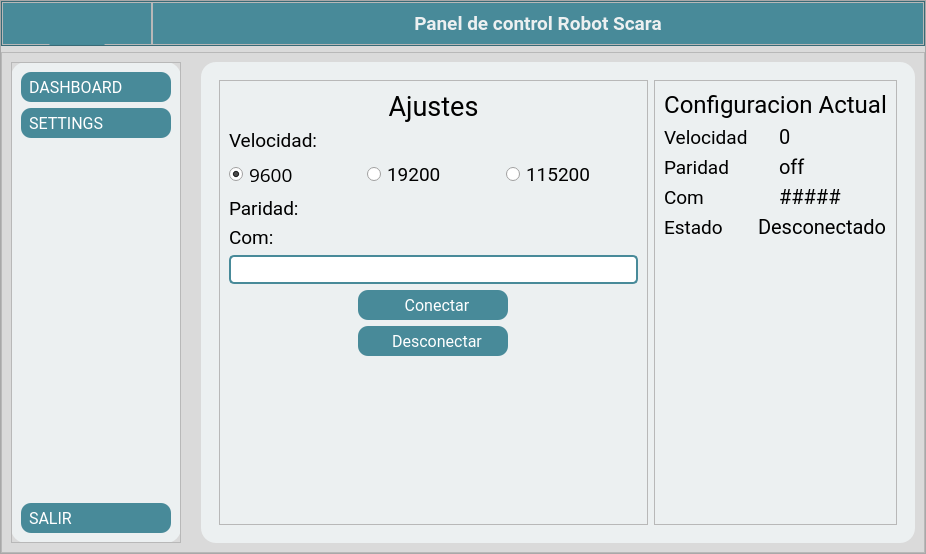
<?xml version="1.0" encoding="UTF-8"?>
<ui version="4.0">
 <class>MainWindow</class>
 <widget class="QMainWindow" name="MainWindow">
  <property name="geometry">
   <rect>
    <x>0</x>
    <y>0</y>
    <width>926</width>
    <height>554</height>
   </rect>
  </property>
  <property name="windowTitle">
   <string>MainWindow</string>
  </property>
  <property name="styleSheet">
   <string notr="true">QPushButton{
border-radius: 10px;
	background-color: rgb(72, 138, 153);
	height:30px;
	color:white;
	font-family: Roboto;
	text-align: left;
	padding-left: 8px;
	font-size: 16px;
}
QPushButton:pressed{
border-radius: 10px;
	background-color: rgb(72, 138, 153);
	height:30px;
	color:white;
	font-family: Roboto;
	background-color: #138D75 ;
}
#Container{
	background-color: #DADADA ;

}
#barTitle{
background-color: rgb(72, 138, 153);
}
#Menu{
background-color: rgb(236, 240, 241);
border-radius:15px;
}
#Body{
background-color: rgb(236, 240, 241);
border-radius:15px;
}
QLabel{
font-family:Roboto;
}
#titulo{
 	color: rgb(236, 240, 241);
	font-size: 19px;
	font-weight: bold;
}
#menuBtn{
	background-color: rgb(72, 138, 153);
	border-radius: 10;

}
#menuBtn::pressed{
	
	background-color: #138D75 ;
}
QTableWidget{

}
QLineEdit{
	border-radius: 5px;
 	border: 2px solid  rgb(72, 138, 153);
}
#conectar{
	text-align: center;
}
#desconectar{
	text-align: center;
}

#homeBtn{
background-color: rgb(219, 174, 88);
text-align:center;
}
#homeBtn:pressed{
border-radius: 10px;
	background-color: rgb(189, 149, 75);
	height:30px;
	color:white;
	font-family: Roboto;
	background-color: #138D75 ;
}

</string>
  </property>
  <widget class="QWidget" name="centralwidget">
   <layout class="QHBoxLayout" name="horizontalLayout_7">
    <property name="spacing">
     <number>0</number>
    </property>
    <property name="leftMargin">
     <number>0</number>
    </property>
    <property name="topMargin">
     <number>0</number>
    </property>
    <property name="rightMargin">
     <number>0</number>
    </property>
    <property name="bottomMargin">
     <number>0</number>
    </property>
    <item>
     <widget class="QFrame" name="Container">
      <property name="frameShape">
       <enum>QFrame::StyledPanel</enum>
      </property>
      <property name="frameShadow">
       <enum>QFrame::Raised</enum>
      </property>
      <layout class="QVBoxLayout" name="verticalLayout_2">
       <property name="leftMargin">
        <number>0</number>
       </property>
       <property name="topMargin">
        <number>0</number>
       </property>
       <property name="rightMargin">
        <number>0</number>
       </property>
       <property name="bottomMargin">
        <number>0</number>
       </property>
       <item>
        <widget class="QFrame" name="barTitle">
         <property name="minimumSize">
          <size>
           <width>0</width>
           <height>45</height>
          </size>
         </property>
         <property name="maximumSize">
          <size>
           <width>16777215</width>
           <height>45</height>
          </size>
         </property>
         <property name="frameShape">
          <enum>QFrame::StyledPanel</enum>
         </property>
         <property name="frameShadow">
          <enum>QFrame::Raised</enum>
         </property>
         <layout class="QHBoxLayout" name="horizontalLayout_2">
          <property name="spacing">
           <number>0</number>
          </property>
          <property name="leftMargin">
           <number>0</number>
          </property>
          <property name="topMargin">
           <number>0</number>
          </property>
          <property name="rightMargin">
           <number>0</number>
          </property>
          <property name="bottomMargin">
           <number>0</number>
          </property>
          <item>
           <widget class="QFrame" name="Home">
            <property name="maximumSize">
             <size>
              <width>150</width>
              <height>16777215</height>
             </size>
            </property>
            <property name="frameShape">
             <enum>QFrame::StyledPanel</enum>
            </property>
            <property name="frameShadow">
             <enum>QFrame::Raised</enum>
            </property>
            <layout class="QHBoxLayout" name="horizontalLayout_6">
             <property name="leftMargin">
              <number>0</number>
             </property>
             <property name="topMargin">
              <number>0</number>
             </property>
             <property name="rightMargin">
              <number>0</number>
             </property>
             <property name="bottomMargin">
              <number>0</number>
             </property>
             <item>
              <widget class="QPushButton" name="menuBtn">
               <property name="minimumSize">
                <size>
                 <width>60</width>
                 <height>45</height>
                </size>
               </property>
               <property name="maximumSize">
                <size>
                 <width>60</width>
                 <height>16777215</height>
                </size>
               </property>
               <property name="text">
                <string/>
               </property>
               <property name="icon">
                <iconset resource="assets.qrc">
                 <normaloff>:/icons/icons/menu.svg</normaloff>:/icons/icons/menu.svg</iconset>
               </property>
               <property name="iconSize">
                <size>
                 <width>35</width>
                 <height>35</height>
                </size>
               </property>
              </widget>
             </item>
            </layout>
           </widget>
          </item>
          <item>
           <widget class="QFrame" name="Title">
            <property name="frameShape">
             <enum>QFrame::StyledPanel</enum>
            </property>
            <property name="frameShadow">
             <enum>QFrame::Raised</enum>
            </property>
            <layout class="QHBoxLayout" name="horizontalLayout_4">
             <property name="spacing">
              <number>0</number>
             </property>
             <property name="leftMargin">
              <number>0</number>
             </property>
             <property name="topMargin">
              <number>0</number>
             </property>
             <property name="rightMargin">
              <number>0</number>
             </property>
             <property name="bottomMargin">
              <number>0</number>
             </property>
             <item>
              <widget class="QLabel" name="titulo">
               <property name="text">
                <string>Panel de control Robot Scara</string>
               </property>
               <property name="alignment">
                <set>Qt::AlignCenter</set>
               </property>
              </widget>
             </item>
            </layout>
           </widget>
          </item>
         </layout>
        </widget>
       </item>
       <item>
        <widget class="QFrame" name="frame_2">
         <property name="frameShape">
          <enum>QFrame::StyledPanel</enum>
         </property>
         <property name="frameShadow">
          <enum>QFrame::Raised</enum>
         </property>
         <layout class="QHBoxLayout" name="horizontalLayout">
          <property name="spacing">
           <number>20</number>
          </property>
          <item>
           <widget class="QFrame" name="Menu">
            <property name="minimumSize">
             <size>
              <width>170</width>
              <height>0</height>
             </size>
            </property>
            <property name="maximumSize">
             <size>
              <width>170</width>
              <height>16777215</height>
             </size>
            </property>
            <property name="frameShape">
             <enum>QFrame::StyledPanel</enum>
            </property>
            <property name="frameShadow">
             <enum>QFrame::Raised</enum>
            </property>
            <layout class="QVBoxLayout" name="verticalLayout_4">
             <property name="spacing">
              <number>0</number>
             </property>
             <property name="leftMargin">
              <number>0</number>
             </property>
             <property name="topMargin">
              <number>0</number>
             </property>
             <property name="rightMargin">
              <number>0</number>
             </property>
             <property name="bottomMargin">
              <number>0</number>
             </property>
             <item>
              <widget class="QFrame" name="frame_3">
               <property name="frameShape">
                <enum>QFrame::StyledPanel</enum>
               </property>
               <property name="frameShadow">
                <enum>QFrame::Raised</enum>
               </property>
               <layout class="QVBoxLayout" name="verticalLayout_7">
                <item>
                 <widget class="QPushButton" name="op1">
                  <property name="text">
                   <string>DASHBOARD</string>
                  </property>
                  <property name="icon">
                   <iconset resource="assets.qrc">
                    <normaloff>:/icons/icons/control.svg</normaloff>:/icons/icons/control.svg</iconset>
                  </property>
                  <property name="iconSize">
                   <size>
                    <width>25</width>
                    <height>25</height>
                   </size>
                  </property>
                 </widget>
                </item>
                <item>
                 <widget class="QPushButton" name="op2">
                  <property name="text">
                   <string>SETTINGS</string>
                  </property>
                  <property name="icon">
                   <iconset resource="assets.qrc">
                    <normaloff>:/icons/icons/settings.svg</normaloff>:/icons/icons/settings.svg</iconset>
                  </property>
                  <property name="iconSize">
                   <size>
                    <width>25</width>
                    <height>25</height>
                   </size>
                  </property>
                 </widget>
                </item>
                <item>
                 <spacer name="verticalSpacer_2">
                  <property name="orientation">
                   <enum>Qt::Vertical</enum>
                  </property>
                  <property name="sizeHint" stdset="0">
                   <size>
                    <width>20</width>
                    <height>40</height>
                   </size>
                  </property>
                 </spacer>
                </item>
                <item>
                 <widget class="QPushButton" name="salir">
                  <property name="text">
                   <string>SALIR</string>
                  </property>
                  <property name="icon">
                   <iconset resource="assets.qrc">
                    <normaloff>:/icons/icons/log-out.svg</normaloff>:/icons/icons/log-out.svg</iconset>
                  </property>
                  <property name="iconSize">
                   <size>
                    <width>25</width>
                    <height>25</height>
                   </size>
                  </property>
                 </widget>
                </item>
               </layout>
              </widget>
             </item>
            </layout>
           </widget>
          </item>
          <item>
           <widget class="QFrame" name="Body">
            <property name="frameShape">
             <enum>QFrame::StyledPanel</enum>
            </property>
            <property name="frameShadow">
             <enum>QFrame::Raised</enum>
            </property>
            <layout class="QHBoxLayout" name="horizontalLayout_3">
             <item>
              <widget class="QStackedWidget" name="stackedWidget">
               <property name="currentIndex">
                <number>0</number>
               </property>
               <widget class="QWidget" name="page2">
                <layout class="QHBoxLayout" name="horizontalLayout_9">
                 <item>
                  <widget class="QFrame" name="frame_7">
                   <property name="frameShape">
                    <enum>QFrame::StyledPanel</enum>
                   </property>
                   <property name="frameShadow">
                    <enum>QFrame::Raised</enum>
                   </property>
                   <layout class="QVBoxLayout" name="verticalLayout_3">
                    <item>
                     <layout class="QVBoxLayout" name="verticalLayout">
                      <item>
                       <widget class="QLabel" name="label_8">
                        <property name="font">
                         <font>
                          <family>Roboto</family>
                          <pointsize>20</pointsize>
                         </font>
                        </property>
                        <property name="text">
                         <string>Ajustes</string>
                        </property>
                        <property name="alignment">
                         <set>Qt::AlignCenter</set>
                        </property>
                       </widget>
                      </item>
                      <item>
                       <widget class="QLabel" name="label_12">
                        <property name="font">
                         <font>
                          <family>Roboto</family>
                          <pointsize>14</pointsize>
                         </font>
                        </property>
                        <property name="text">
                         <string>Velocidad:</string>
                        </property>
                       </widget>
                      </item>
                      <item>
                       <layout class="QHBoxLayout" name="horizontalLayout_15">
                        <item>
                         <widget class="QRadioButton" name="baud1">
                          <property name="font">
                           <font>
                            <family>Open Sans</family>
                            <pointsize>14</pointsize>
                           </font>
                          </property>
                          <property name="text">
                           <string>9600</string>
                          </property>
                          <property name="checked">
                           <bool>true</bool>
                          </property>
                         </widget>
                        </item>
                        <item>
                         <widget class="QRadioButton" name="baud2">
                          <property name="font">
                           <font>
                            <family>Roboto</family>
                            <pointsize>14</pointsize>
                           </font>
                          </property>
                          <property name="text">
                           <string>19200</string>
                          </property>
                         </widget>
                        </item>
                        <item>
                         <widget class="QRadioButton" name="baud3">
                          <property name="font">
                           <font>
                            <family>Roboto</family>
                            <pointsize>14</pointsize>
                           </font>
                          </property>
                          <property name="text">
                           <string>115200</string>
                          </property>
                         </widget>
                        </item>
                       </layout>
                      </item>
                      <item>
                       <widget class="QLabel" name="label_13">
                        <property name="font">
                         <font>
                          <family>Roboto</family>
                          <pointsize>14</pointsize>
                         </font>
                        </property>
                        <property name="text">
                         <string>Paridad:</string>
                        </property>
                       </widget>
                      </item>
                      <item>
                       <layout class="QHBoxLayout" name="paridad_container"/>
                      </item>
                      <item>
                       <widget class="QLabel" name="label_15">
                        <property name="font">
                         <font>
                          <family>Roboto</family>
                          <pointsize>14</pointsize>
                         </font>
                        </property>
                        <property name="text">
                         <string>Com:</string>
                        </property>
                       </widget>
                      </item>
                      <item>
                       <widget class="QLineEdit" name="puerto">
                        <property name="font">
                         <font>
                          <pointsize>14</pointsize>
                         </font>
                        </property>
                       </widget>
                      </item>
                      <item>
                       <layout class="QHBoxLayout" name="horizontalLayout_19">
                        <item>
                         <widget class="QPushButton" name="conectar">
                          <property name="maximumSize">
                           <size>
                            <width>150</width>
                            <height>16777215</height>
                           </size>
                          </property>
                          <property name="text">
                           <string>Conectar</string>
                          </property>
                         </widget>
                        </item>
                       </layout>
                      </item>
                      <item>
                       <layout class="QHBoxLayout" name="horizontalLayout_20">
                        <item>
                         <widget class="QPushButton" name="desconectar">
                          <property name="maximumSize">
                           <size>
                            <width>150</width>
                            <height>16777215</height>
                           </size>
                          </property>
                          <property name="text">
                           <string>Desconectar</string>
                          </property>
                         </widget>
                        </item>
                       </layout>
                      </item>
                      <item>
                       <spacer name="verticalSpacer_4">
                        <property name="orientation">
                         <enum>Qt::Vertical</enum>
                        </property>
                        <property name="sizeHint" stdset="0">
                         <size>
                          <width>20</width>
                          <height>40</height>
                         </size>
                        </property>
                       </spacer>
                      </item>
                     </layout>
                    </item>
                   </layout>
                  </widget>
                 </item>
                 <item>
                  <widget class="QFrame" name="frame_6">
                   <property name="frameShape">
                    <enum>QFrame::StyledPanel</enum>
                   </property>
                   <property name="frameShadow">
                    <enum>QFrame::Raised</enum>
                   </property>
                   <layout class="QVBoxLayout" name="verticalLayout_9">
                    <item>
                     <layout class="QVBoxLayout" name="verticalLayout_8">
                      <item>
                       <widget class="QLabel" name="label_17">
                        <property name="font">
                         <font>
                          <family>Roboto</family>
                          <pointsize>18</pointsize>
                         </font>
                        </property>
                        <property name="text">
                         <string>Configuracion Actual</string>
                        </property>
                        <property name="alignment">
                         <set>Qt::AlignCenter</set>
                        </property>
                       </widget>
                      </item>
                      <item>
                       <layout class="QHBoxLayout" name="horizontalLayout_16">
                        <item>
                         <widget class="QLabel" name="label_20">
                          <property name="font">
                           <font>
                            <family>Roboto</family>
                            <pointsize>14</pointsize>
                           </font>
                          </property>
                          <property name="text">
                           <string>Velocidad</string>
                          </property>
                         </widget>
                        </item>
                        <item>
                         <widget class="QLabel" name="velocidad_ser">
                          <property name="font">
                           <font>
                            <family>Roboto</family>
                            <pointsize>15</pointsize>
                           </font>
                          </property>
                          <property name="text">
                           <string>0</string>
                          </property>
                         </widget>
                        </item>
                       </layout>
                      </item>
                      <item>
                       <layout class="QHBoxLayout" name="horizontalLayout_17">
                        <item>
                         <widget class="QLabel" name="label_22">
                          <property name="font">
                           <font>
                            <family>Roboto</family>
                            <pointsize>14</pointsize>
                           </font>
                          </property>
                          <property name="text">
                           <string>Paridad</string>
                          </property>
                         </widget>
                        </item>
                        <item>
                         <widget class="QLabel" name="parity_ser">
                          <property name="font">
                           <font>
                            <family>Roboto</family>
                            <pointsize>15</pointsize>
                           </font>
                          </property>
                          <property name="text">
                           <string>off</string>
                          </property>
                         </widget>
                        </item>
                       </layout>
                      </item>
                      <item>
                       <layout class="QHBoxLayout" name="horizontalLayout_18">
                        <item>
                         <widget class="QLabel" name="label_24">
                          <property name="font">
                           <font>
                            <family>Roboto</family>
                            <pointsize>14</pointsize>
                           </font>
                          </property>
                          <property name="text">
                           <string>Com</string>
                          </property>
                         </widget>
                        </item>
                        <item>
                         <widget class="QLabel" name="com_ser">
                          <property name="font">
                           <font>
                            <family>Roboto</family>
                            <pointsize>15</pointsize>
                           </font>
                          </property>
                          <property name="text">
                           <string>#####</string>
                          </property>
                         </widget>
                        </item>
                       </layout>
                      </item>
                      <item>
                       <layout class="QHBoxLayout" name="horizontalLayout_21">
                        <item>
                         <widget class="QLabel" name="label_26">
                          <property name="font">
                           <font>
                            <family>Roboto</family>
                            <pointsize>14</pointsize>
                           </font>
                          </property>
                          <property name="text">
                           <string>Estado</string>
                          </property>
                         </widget>
                        </item>
                        <item>
                         <widget class="QLabel" name="estado_ser">
                          <property name="font">
                           <font>
                            <family>Roboto</family>
                            <pointsize>15</pointsize>
                           </font>
                          </property>
                          <property name="text">
                           <string>Desconectado</string>
                          </property>
                         </widget>
                        </item>
                       </layout>
                      </item>
                      <item>
                       <spacer name="verticalSpacer_5">
                        <property name="orientation">
                         <enum>Qt::Vertical</enum>
                        </property>
                        <property name="sizeHint" stdset="0">
                         <size>
                          <width>20</width>
                          <height>40</height>
                         </size>
                        </property>
                       </spacer>
                      </item>
                     </layout>
                    </item>
                   </layout>
                  </widget>
                 </item>
                </layout>
               </widget>
              </widget>
             </item>
            </layout>
           </widget>
          </item>
         </layout>
        </widget>
       </item>
      </layout>
     </widget>
    </item>
   </layout>
  </widget>
 </widget>
 <resources>
  <include location="assets.qrc"/>
 </resources>
 <connections/>
</ui>
